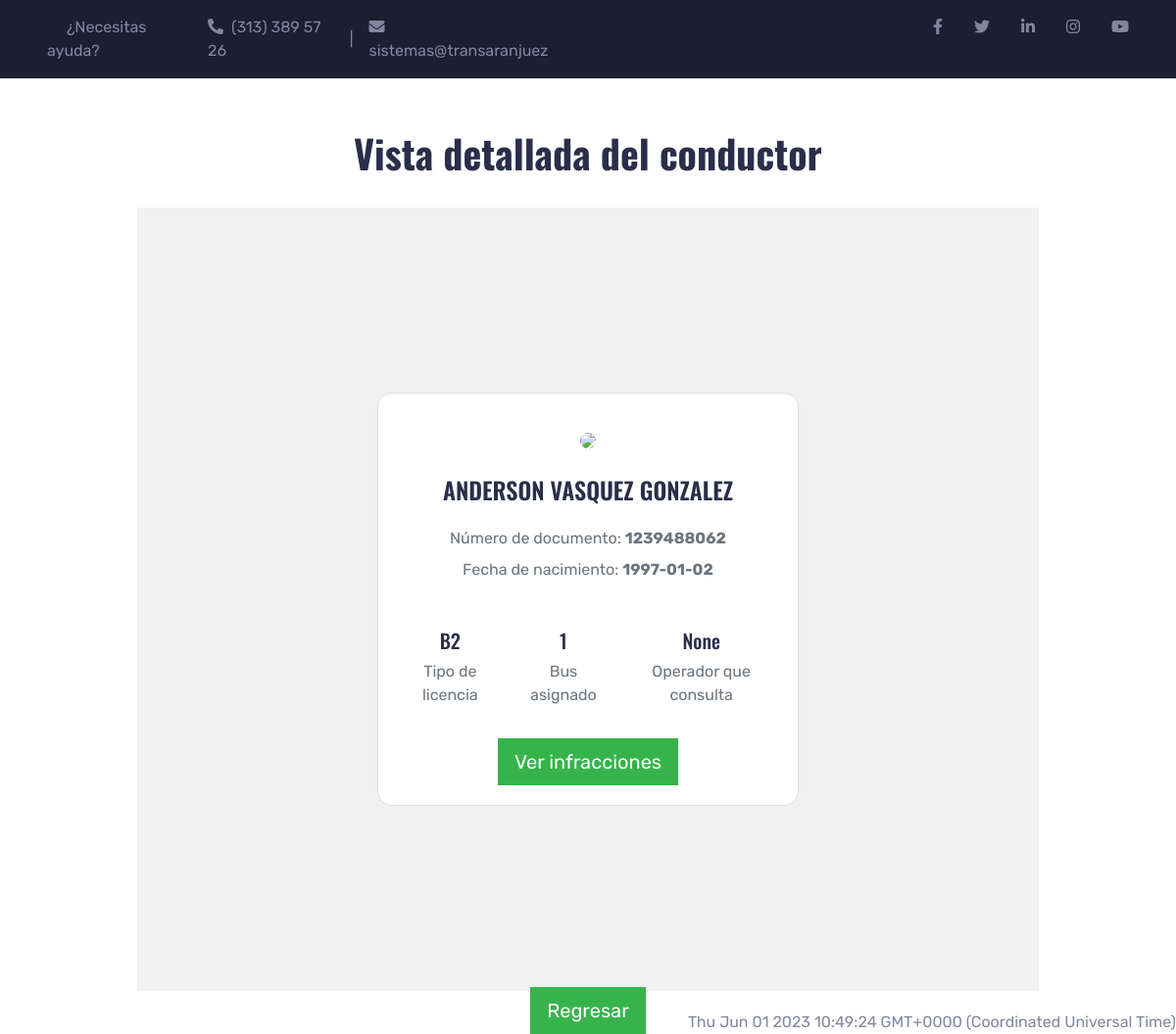
The page /horarios/ver_conductores/672/ on the database its author committed.
### horarios/models.py (models this page shows, shortened)
class conductores(models.Model):
    documento = models.CharField(max_length=12, null=True)
    nombre_completo = models.CharField(max_length=150, null=True)
    tipo_licencia = models.CharField(max_length=10, null=True)
    fechaNacimiento = models.CharField(max_length=10, null=True)
    telefono = models.CharField(max_length=12, null=True)
    bus_asignado = models.CharField(max_length=4, null=True)
    alerta = models.CharField(max_length=150, null=True)
    usuario = models.ForeignKey(User, null=True, on_delete=models.CASCADE)

### horarios/views.py (the view)
# urls.py: path('horarios/ver_conductores/<int:id>/', views.ver_detalle_conductor, name='ver_detalle_conductor'),
def ver_detalle_conductor(request, id):
    ver_conductor = get_object_or_404(conductores, pk=id)
    return render(request, 'ver_detalle_conductor.html', {'conductores': ver_conductor})

### horarios/templates/ver_detalle_conductor.html
{% extends 'base.html' %}
{% block content %}
<h1>Vista detallada del conductor</h1>
<br>
<section class="vh-100" style="background-color: #f1f1f1;">
    <div class="container py-lg-1 h-100">
        <div class="row d-flex justify-content-center align-items-center h-100">
            <div class="col-12 col-xl-6">
                <div class="card" style="border-radius: 15px;">
                    <div class="card-body text-center">
                        <div class="mt-3 mb-4">
                            <img src="https://mdbcdn.b-cdn.net/img/Photos/new-templates/bootstrap-chat/ava3.webp"
                                class="rounded-circle img-fluid" style="width: 100px;" />
                        </div>
                        <h4 class="mb-4">{{conductores.nombre_completo}}</h4>
                        <p class="text-muted mb-2">Número de documento: <strong>{{conductores.documento}}</strong></p>
                        <p class="text-muted mb-2">Fecha de nacimiento: <strong>
                                {{conductores.fechaNacimiento}}</strong></p>
                        <div class="d-flex justify-content-between text-center mt-5 mb-2">
                            <div>
                                <p class="mb-2 h5">{{conductores.tipo_licencia}}</p>
                                <p class="text-muted mb-0">Tipo de licencia</p>
                            </div>
                            <div class="px-3">
                                <p class="mb-2 h5">{{conductores.bus_asignado}}</p>
                                <p class="text-muted mb-0">Bus asignado</p>
                            </div>
                            <div>
                                <p class="mb-2 h5">{{conductores.usuario}}</p>
                                <p class="text-muted mb-0">Operador que consulta</p>
                            </div>
                        </div>
                        <br>
                        <a class="btn btn-primary btn-rounded btn-lg" href="/horarios/infracciones/">
                            Ver infracciones
                        </a>
                    </div>
                </div>
            </div>
        </div>
        <a class="btn btn-primary btn-rounded btn-lg" href="/horarios/ver_conductores/">
            Regresar
        </a>
    </div>
</section>
{% endblock %}

### horarios/static/style.css (style rules this page uses)
:root { --primary: #36b44b; --secondary: #2B2E4A; --light: #F4F5F8; --dark: #1C1E32; }
h1, h2, .font-weight-bold { font-weight: 700 !important; }
h3, h4, .font-weight-semi-bold { font-weight: 600 !important; }

### rows shown on the page
conductores: nombre_completo "ANDERSON VASQUEZ GONZALEZ", documento "1239488062", fechaNacimiento "1997-01-02", tipo_licencia "B2", bus_asignado "1", usuario "None"
